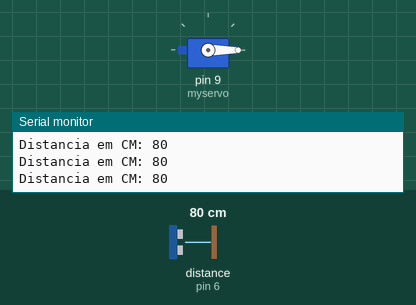
A sketch run on a simulated Arduino Uno, built with avr-gcc and run on an emulated ATmega328P. Parts: servo, the last lines printed to the serial monitor. Wiring (inferred from the names in the program): ultrasonic range finder: trigger pin 5; echo pin 6. The inputs (shaded band) are chosen by the test bench; at power-on: distance to the obstacle (sensor on pin 6) 80 cm. The echo pulse lasts 58.3 µs per cm.

Above: at 1.2 s.
1.3 s: distance to the obstacle (sensor on pin 6) set to 2 cm
At 1.9 s:
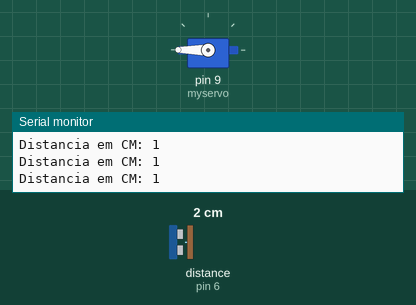
2.9 s: distance to the obstacle (sensor on pin 6) set to 9 cm
At 3.4 s:
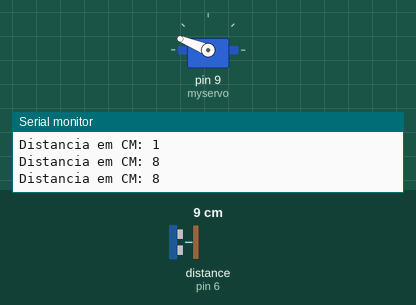
4.5 s: distance to the obstacle (sensor on pin 6) set to 18 cm
At 5.0 s:
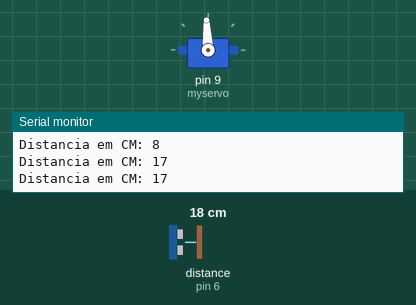
6.1 s: distance to the obstacle (sensor on pin 6) set to 35 cm
At 6.8 s:
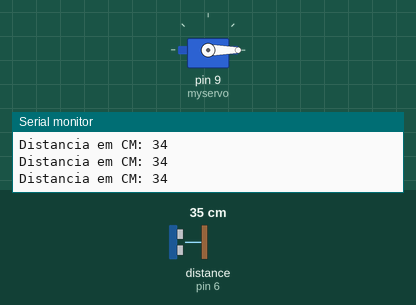
7.7 s: distance to the obstacle (sensor on pin 6) set to 4 cm
At 8.9 s:
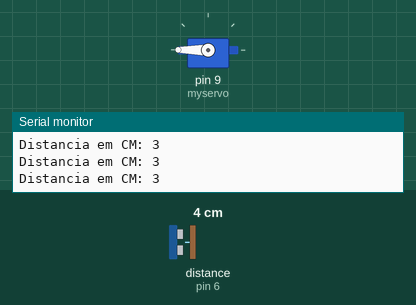
Timing chart, 0 to 10.3 s (numbered marks = the images above; inputs shaded):
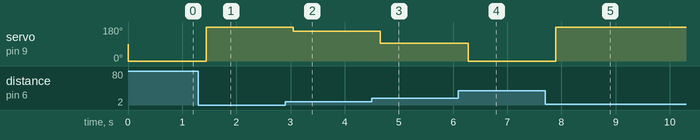

Measured:
- after the input at 1.3 s, servo on pin 9 (myservo): 0° → 180° after 0.14 s
- after the input at 2.9 s, servo on pin 9 (myservo): 180° → 158° after 0.15 s
- after the input at 4.5 s, servo on pin 9 (myservo): 158° → 93° after 0.16 s
- after the input at 6.1 s, servo on pin 9 (myservo): 93° → 0° after 0.18 s
- after the input at 7.7 s, servo on pin 9 (myservo): 0° → 180° after 0.20 s

The sketch:

Servo_e_Ultrasson.ino
```cpp
#include <Servo.h>

Servo myservo;

int val;

#define echoPin 6 //Pino 6 recebe o pulso do echo
#define trigPin 5 //Pino 5 envia o pulso para gerar o echo

void setup(){

   myservo.attach(9);
   Serial.begin(9600); //inicia a porta serial
   pinMode(echoPin, INPUT);
   pinMode(trigPin, OUTPUT);
}

void loop(){

    digitalWrite(trigPin, LOW);
    delayMicroseconds(2);
    digitalWrite(trigPin, HIGH);
    delayMicroseconds(10);
    digitalWrite(trigPin, LOW);
    long duration = pulseIn(echoPin,HIGH);
    long distancia = duration /29 / 2 ;

Serial.print("Distancia em CM: ");
Serial.println(distancia);

val=map(distancia,30,5,0,180);

myservo.write(val);


delay(200);

}
```
